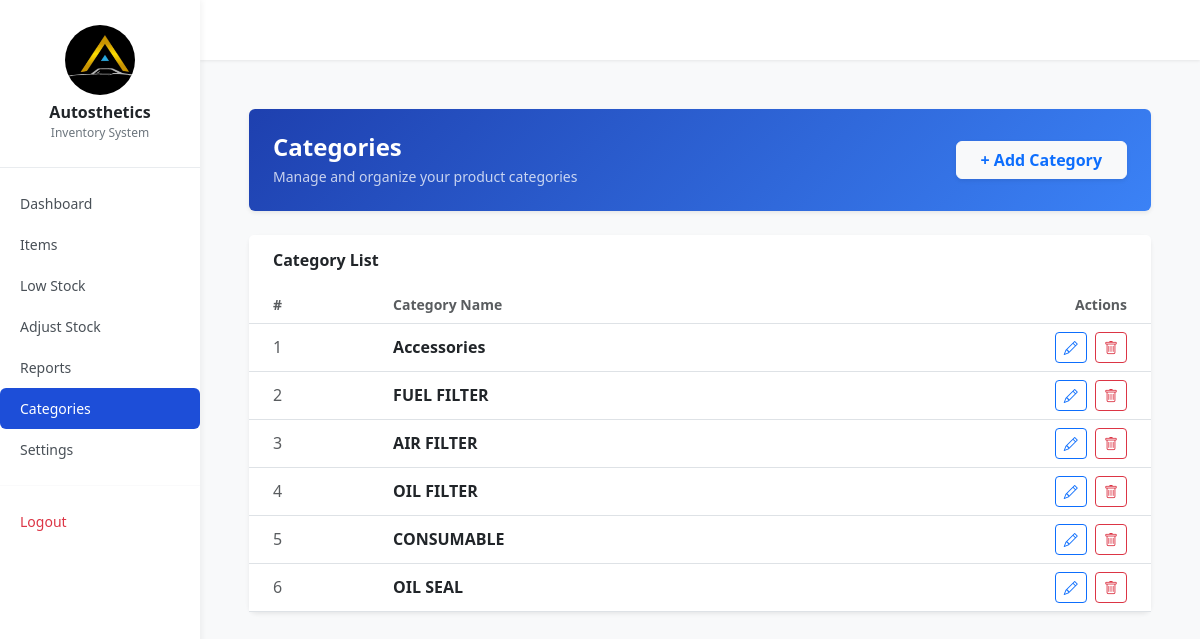
/categories/ (signed in), run on an earlier commit of the app's database.
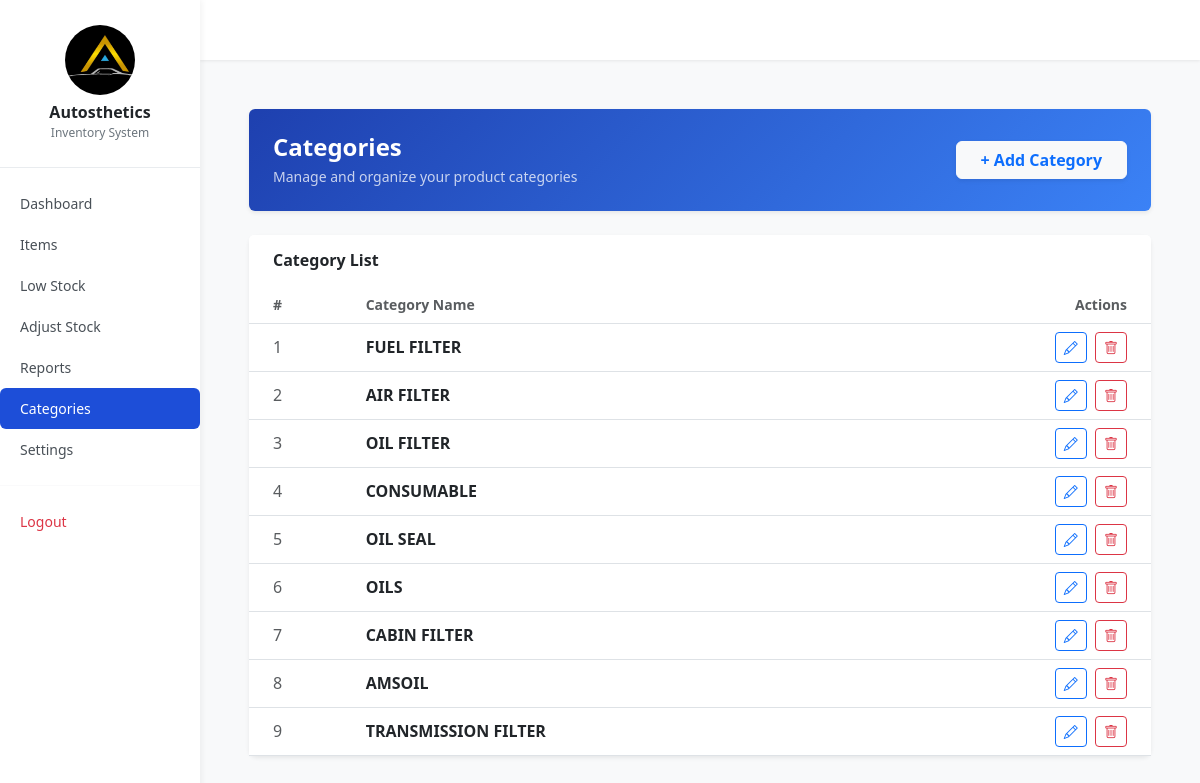
And on a later commit of the database.
### inventory/models.py (models this page shows, shortened)
class Category(models.Model):
    name = models.CharField(max_length=255)
    description = models.TextField(blank=True, null=True)

### inventory/views.py (the view)
# urls.py: path('categories/', views.categories, name='categories'),
@login_required
def categories(request):
    query = request.GET.get('q', '')
    categories = Category.objects.all()
    if query:
        categories = categories.filter(name__icontains=query)
    return render(request, 'inventory/categories.html', {
        'categories': categories,
        'total_categories': Category.objects.count(),
        'query': query,
    })

### inventory/templates/inventory/categories.html (shortened to what this page needs)
{% extends 'inventory/base.html' %}
{% load humanize %}
{% block content %}
<div class="container-fluid py-4 px-4">
    <div class="card border-0 shadow-sm mb-4 overflow-hidden">
        <div class="p-4 text-white"
             style="background: linear-gradient(135deg, #1e40af, #3b82f6);">
            <div class="d-flex justify-content-between align-items-center">
                <div>
                    <h4 class="fw-bold mb-1">Categories</h4>
                    <p class="small mb-0 opacity-75">
                        Manage and organize your product categories
                    </p>
                </div>
                <a href="{% url 'add_category' %}"
                   class="btn btn-light text-primary fw-semibold px-4 shadow-sm">
                    + Add Category
                </a>
            </div>
        </div>
    </div>
    <div class="card border-0 shadow-sm rounded-3">
        <div class="card-header bg-white border-0 py-3 px-4">
            <h6 class="mb-0 fw-semibold">Category List</h6>
        </div>
        <div class="card-body p-0">
            {% if categories %}
                <div class="table-responsive">
                    <table class="table align-middle mb-0">
                        <thead class="bg-light">
                            <tr>
                                <th class="text-muted small ps-4">#</th>
                                <th class="text-muted small">Category Name</th>
                                <th class="text-muted small text-end pe-4">Actions</th>
                            </tr>
                        </thead>
                        <tbody>
                            {% for category in categories %}
                                <tr class="border-top">
                                    <td class="ps-4 text-muted">
                                        {{ forloop.counter }}
                                    </td>
                                    <td>
                                        <span class="fw-semibold">
                                            {{ category.name }}
                                        </span>
                                    </td>
                                    <td class="text-end pe-4">
                                        <a href="{% url 'edit_category' category.id %}"
                                           class="btn btn-sm btn-outline-primary me-1">
                                            <i class="bi bi-pencil"></i>
                                        </a>
                                        <form action="{% url 'delete_category' category.id %}"
                                              method="POST"
                                              style="display:inline;">
                                            <button type="submit"
                                                    class="btn btn-sm btn-outline-danger"
                                                    onclick="return confirm('Are you sure you want to delete this category?');">
                                                <i class="bi bi-trash"></i>
                                            </button>
                                        </form>
                                    </td>
                                </tr>
                            {% endfor %}
                        </tbody>
                    </table>
                </div>
            {% endif %}
        </div>
    </div>
</div>
<link rel="stylesheet" href="https://cdn.jsdelivr.net/npm/bootstrap-icons@1.10.5/font/bootstrap-icons.css">
{% endblock %}

What changed in the data, as far as the page shows it:
removed Category: name "Accessories"
added Category: name "OILS"
added Category: name "CABIN FILTER"
added Category: name "AMSOIL"
added Category: name "TRANSMISSION FILTER"
